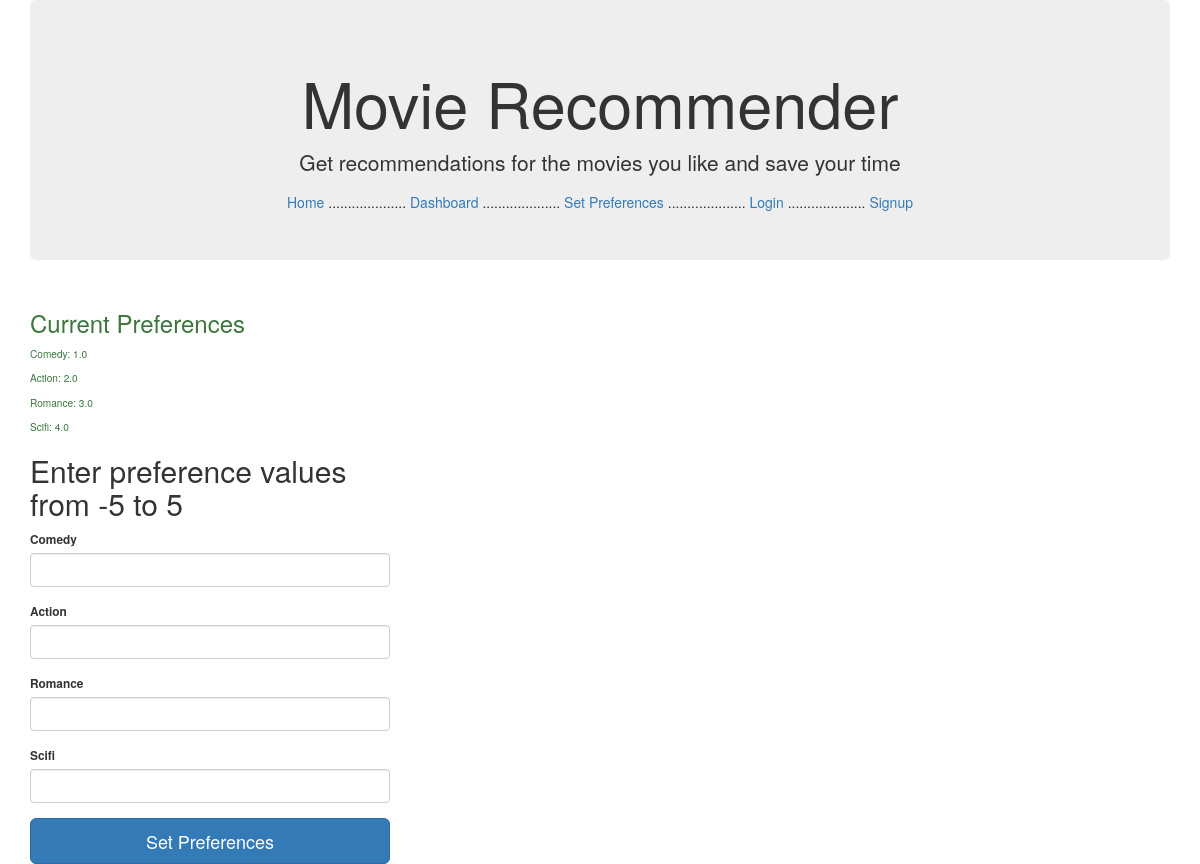
The page /setpreferences (signed in) on the database its author committed.
### app/models.py (models this page shows, shortened)
class Preference(db.Model):
	__tablename__ = 'preferences'
	id = db.Column(db.Integer, primary_key=True)
	user_id = db.Column(db.Integer, db.ForeignKey('users.id'))
	comedy = db.Column(db.Float)
	action = db.Column(db.Float)
	romance = db.Column(db.Float)
	scifi = db.Column(db.Float)

### app/views.py (the view, shortened to what this page needs)
@app.route('/setpreferences', methods=['POST', 'GET'])
@login_required
def setpreferences():
	form = PreferenceForm()
	preference = Preference.query.filter_by(user_id = current_user.id).first()
	return render_template('setpreferences.html', preference = preference, form=form)

### app/views.py
class PreferenceForm(FlaskForm):
	comedy = FloatField('Comedy', validators=[InputRequired(), NumberRange(min=-5, max=5)])
	action = FloatField('Action', validators=[InputRequired(), NumberRange(min=-5, max=5)])
	romance = FloatField('Romance', validators=[InputRequired(), NumberRange(min=-5, max=5)])
	scifi = FloatField('Scifi', validators=[InputRequired(), NumberRange(min=-5, max=5)])

### app/views.py (called while the page is built)
@login_manager.user_loader
def load_user(user_id):
	return User.query.get(int(user_id))

### app/templates/setpreferences.html (shortened to what this page needs)
{% extends "base.html" %}
{% import "bootstrap/wtf.html" as wtf %}
{% block content %}
<div class="row">
	<div class="col-xs-4 center-block small">
		<div class="small text-success">
			{% if preference %}
				<h3> Current Preferences </h3>
				<p> Comedy: {{ preference.comedy * 5 }} </p>
				<p> Action: {{ preference.action * 5 }} </p>
				<p> Romance: {{ preference.romance * 5 }} </p>
				<p> Scifi: {{ preference.scifi * 5 }} </p>
			{% endif %}
		</div>
		<form class="form-signin" method="POST" action="{{url_for('setpreferences')}}">
			<h2 class="form-signin-heading">Enter preference values from -5 to 5</h2>
			{{ wtf.form_field(form.comedy) }}
			{{ wtf.form_field(form.action) }}
			{{ wtf.form_field(form.romance) }}
			{{ wtf.form_field(form.scifi) }}
			<button class="btn btn-lg btn-primary btn-block" type="submit">Set Preferences</button>
		</form>
	</div>
</div>
{% endblock %}

### rows shown on the page
Preference: preference.comedy*5 "1.0", preference.action*5 "2.0", preference.romance*5 "3.0", preference.scifi*5 "4.0"
